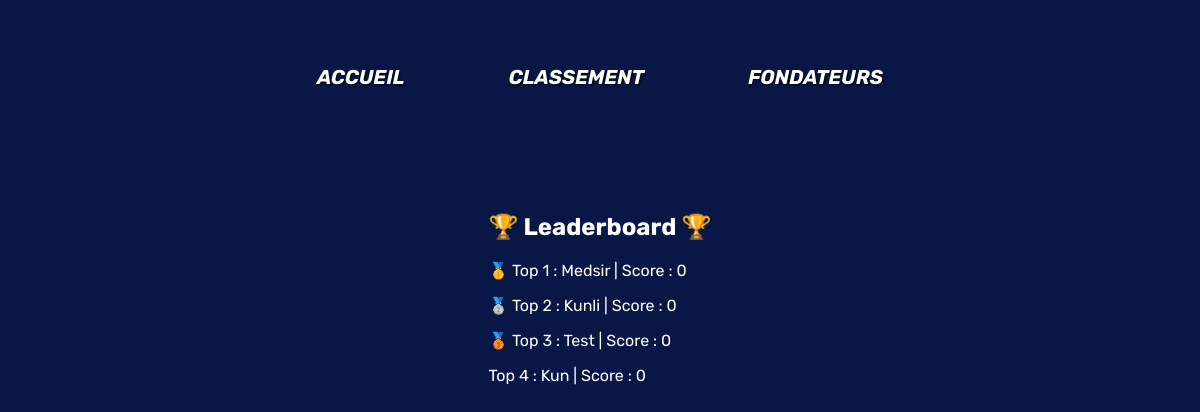
The page /leaderboard on the database as committed earlier.
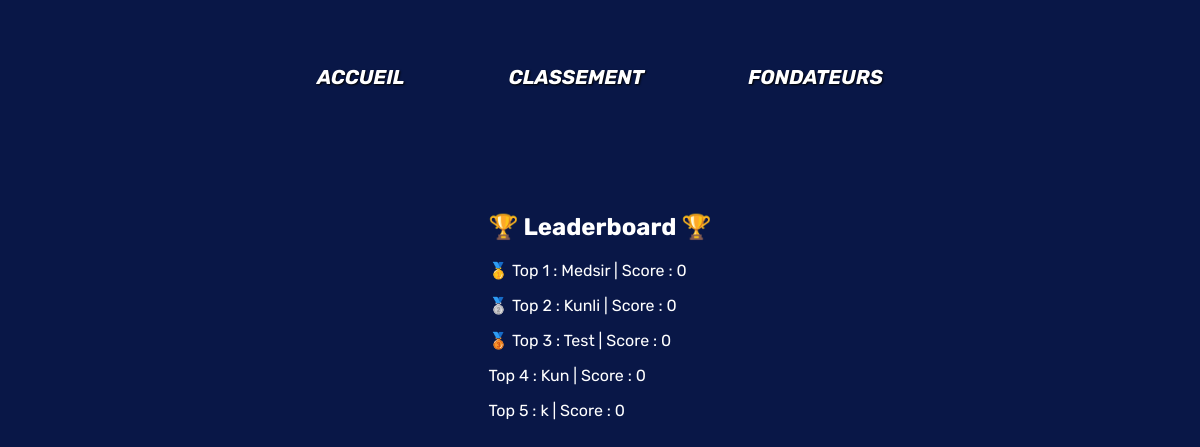
The same page on the database as committed later.
### tables this page shows
CREATE TABLE users (
    id INTEGER PRIMARY KEY AUTOINCREMENT,
    username TEXT NOT NULL,
    email TEXT NOT NULL,
    password TEXT NOT NULL,
    nb_parties INTEGER,
    nb_victoires_classique INTEGER,
    nb_victoires_tournois INTEGER,
    taux_victoire INTEGER,
    rang TEXT,
    score_total INTEGER,
    niveau INTEGER,
    avatar TEXT

);

CREATE TABLE leaderboard (
    id INT PRIMARY KEY,
    score TEXT NOT NULL,
    FOREIGN KEY (id) REFERENCES users(id)
    
);

### main.py (the view)
@app.route("/leaderboard")
def leaderboard():
    leaderboard_list = get_leaderboard()
    return render_template("./leaderboard.html", leaderboard=leaderboard_list, iter_liste=range(len(leaderboard_list)))

### kfonctions.py (called while the page is built)
def get_leaderboard()->list[tuple]:
    try:
        con = sqlite3.connect("./database/database.db")
        cur = con.cursor()
        sqlreq = f"SELECT score, username FROM leaderboard JOIN users ON users.id = leaderboard.id ORDER BY score DESC"
        res = cur.execute(sqlreq)
        reslist = res.fetchall()
        con.close()
        print("test", reslist)
        if(len(reslist) > 10):
            return reslist[0:9]
        else:
            return reslist
    except Exception as erreur:
        print("Erreur dans get_leaderboard() :", erreur)
        return []

### templates/leaderboard.html (shortened to what this page needs)
<!DOCTYPE html>
<html>
<head>
    <link rel="stylesheet" href="{{url_for('static', filename='leaderboard.css')}}">
</head>
<body class="leaderboard_body">
    <div class="haut_de_page">
        <div class="container_main">
            <div class="header">
                <a class="header_link" href="/">ACCUEIL</a>
                <a class="header_link" href="leaderboard">CLASSEMENT</a>
                <a class="header_link" href="/">FONDATEURS</a>
            </div>
            <div class="leaderboard_container">
                <div class="leaderboard">
                    <h2 class="leaderboard_title"> 🏆 Leaderboard 🏆 </h2>
                    {% for i in iter_liste %}
                        {% if i == 0 : %}
                        <p> 🥇 Top {{i+1}} : {{leaderboard[i][1]}} | Score : {{leaderboard[i][0]}}</p>
                        {% elif i == 1 %}
                        <p> 🥈 Top {{i+1}} : {{leaderboard[i][1]}} | Score : {{leaderboard[i][0]}}</p>
                        {% elif i == 2 %}
                        <p> 🥉 Top {{i+1}} : {{leaderboard[i][1]}} | Score : {{leaderboard[i][0]}}</p>
                        {% else %}
                        <p> Top {{i+1}} : {{leaderboard[i][1]}} | Score : {{leaderboard[i][0]}}</p>
                        {% endif %}
                    {% endfor %}
                </div>
            </div>
            </div>
</body>
</html>

### static/leaderboard.css (style rules this page uses)
body { background-color: rgb(9, 23, 71); }
html { scroll-behavior: smooth; }
.container_main { padding: 65px 80px 160px; background-size: cover; animation-timeline: scroll(); }
.header { font-family: 'Rubik', sans-serif; font-weight:bolder; font-style: italic; display: flex; justify-content: center; font-size: 20px; }
.header_link { color: white; text-decoration: none; margin-inline: 5%; text-shadow: 1px 1px 2px black; }
.leaderboard_container { margin: 10%; display: flex; justify-content: center; }
.leaderboard { color:white; font-family: 'Rubik', sans-serif;; }

### static/styles.css (style rules this page uses)
html { height: 100%; }
body { margin: 0px; height: 100%; }

Rows that differ between the two databases and show on the page:
added users: username "k"
added leaderboard: score "0"
Other text that changed with them:
new list line: "Top 5 : | Score :"
